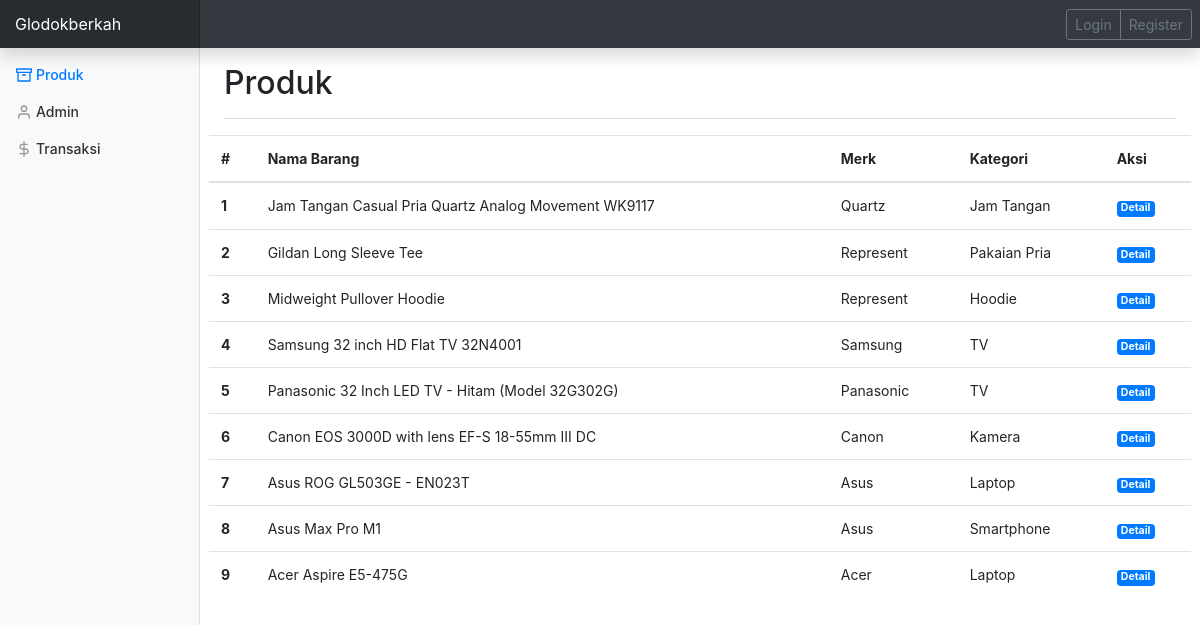
Page /index.php/dashboard/dashboard/produk on the committed database.
### tables this page shows
CREATE TABLE `barang` (
  `kode_barang` char(6) NOT NULL,
  `harga_beli` int(9) NOT NULL,
  `harga_jual` int(9) NOT NULL,
  `tgl_produksi` date NOT NULL,
  `kondisi` varchar(30) NOT NULL,
  `terjual` int(5) NOT NULL,
  `stok` int(11) NOT NULL
);

CREATE TABLE `detailbarang` (
  `kode_barang` char(6) NOT NULL,
  `nama_barang` varchar(100) NOT NULL,
  `merk` varchar(50) NOT NULL,
  `kategori_utama` varchar(50) NOT NULL,
  `kategori` varchar(30) NOT NULL,
  `gambar` varchar(225) NOT NULL,
  `deskripsi` text NOT NULL
);

### application/controllers/dashboard/dashboard.php (called while the page is built, shortened)
<?php
class dashboard extends CI_Controller {
    public function __construct()
    {
    $this->load->model('Model_produk');
    $this->load->library('session');
    }
    public function produk()
    {
        $heading = 'Produk';
        $tampil = $this->Model_produk->tampilProduk();
        $this->load->view('templates/head');
        $this->load->view('templates/dashboard/topbar');
        $this->load->view('produk/dashboard',compact('heading','tampil'));
        $this->load->view('templates/dashboard/sidebar',compact('menu'));
        $this->load->view('templates/footer');
    }
}
?>

### index.php (called while the page is built, shortened)
<?php
require_once BASEPATH.'core/CodeIgniter.php';

### application/models/Model_produk.php (called while the page is built, shortened)
<?php
class Model_produk extends CI_Model{
    function tampilProduk()
    {
        $this->db->select('*');
        $this->db->from('detailbarang');
        $this->db->join('barang','barang.kode_barang=detailbarang.kode_barang');
        $query = $this->db->get();
        return $query->result_array();
    }
}
?>

### application/views/produk/dashboard.php (the view, shortened to what this page needs)
  <main role="main" class="col-md-9 ml-sm-auto col-lg-10 px-4">
      <div class="d-flex justify-content-between flex-wrap flex-md-nowrap align-items-center pt-3 pb-2 mb-3 border-bottom">
        <h1 class="h2"><?= $heading ?></h1>
      </div>
      <div class="row">
<?php if($heading == "Produk"){ ?>
      <table class="table">
  <thead>
    <tr>
      <th scope="col">#</th>
      <th scope="col">Nama Barang</th>
      <th scope="col">Merk</th>
      <th scope="col">Kategori</th>
      <th scope="col">Aksi</th>
    </tr>
  </thead>
  <tbody>
  <?php
  $no =1;
  foreach ($tampil as $row) {?>
    <tr>
      <th scope="row"><?= $no++ ?></th>
      <td><?= $row['nama_barang'] ?></td>
      <td><?= $row['merk'] ?></td>
      <td><?= $row['kategori'] ?></td>
      <td>
      <a data-toggle="modal" data-target="#exampleModal" class='badge badge-primary' href="<?= base_url() ?>dashboard/Produk/detail/<?= $row['kode_barang'] ?>">Detail</a>
      </td>
    </tr>
  <?php } ?>
  </tbody>
</table>
<?php } ?>
        </div>
    </main>

### assets/css/sidebar.css (style rules this page uses)
[role="main"] { padding-top: 133px; }
@media (min-width: 768px) { [role="main"] { padding-top: 48px; } }

### rows in the picture
barang: kode_barang.nama_barang "Jam Tangan Casual Pria Quartz Analog Movement WK9117", kode_barang.merk "Quartz", kode_barang.kategori "Jam Tangan"
barang: kode_barang.nama_barang "Gildan Long Sleeve Tee", kode_barang.merk "Represent", kode_barang.kategori "Pakaian Pria"
barang: kode_barang.nama_barang "Midweight Pullover Hoodie", kode_barang.merk "Represent", kode_barang.kategori "Hoodie"
barang: kode_barang.nama_barang "Samsung 32 inch HD Flat TV 32N4001", kode_barang.merk "Samsung", kode_barang.kategori "TV"
barang: kode_barang.nama_barang "Panasonic 32 Inch LED TV - Hitam (Model 32G302G)", kode_barang.merk "Panasonic", kode_barang.kategori "TV"
barang: kode_barang.nama_barang "Canon EOS 3000D with lens EF-S 18-55mm III DC", kode_barang.merk "Canon", kode_barang.kategori "Kamera"
barang: kode_barang.nama_barang "Asus ROG GL503GE - EN023T", kode_barang.merk "Asus", kode_barang.kategori "Laptop"
barang: kode_barang.nama_barang "Asus Max Pro M1", kode_barang.merk "Asus", kode_barang.kategori "Smartphone"
barang: kode_barang.nama_barang "Acer Aspire E5-475G", kode_barang.merk "Acer", kode_barang.kategori "Laptop"

### other values in the picture
$heading "Produk"
$m "Produk"
$m "Admin"
$m "Transaksi"
